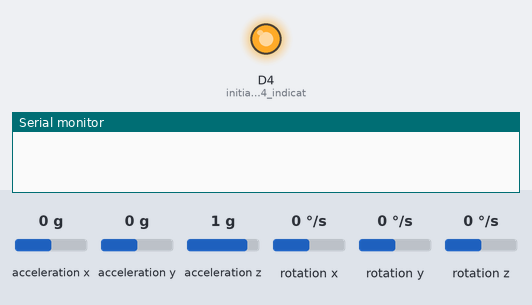
Bench run of a program on a simulated ESP8266 (NodeMCU). Parts: output pins drawn as LEDs (lit = HIGH), the last lines printed to the serial monitor. Inputs (shaded band) come from the test bench; at power-on: acceleration x 0 g, acceleration y 0 g, acceleration z 1 g, rotation x 0 °/s, rotation y 0 °/s, rotation z 0 °/s. WiFi joins after 1.5 s; servers stay silent unless stated; uploads are accepted with an empty reply.

Above: at 0.1 s.
At 8.2 s:
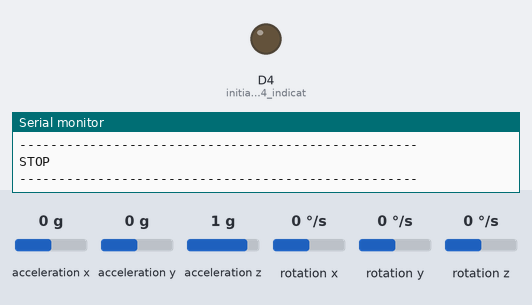
8.3 s: acceleration x set to -1.4 g
10.1 s: acceleration y set to -1.4 g
Timing chart, 0 to 13.1 s (numbered marks = the images above; inputs shaded):
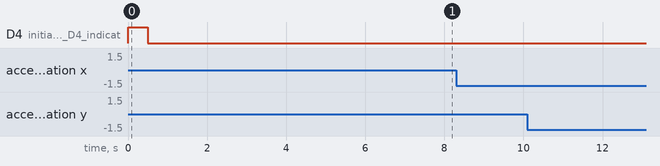

The program:

main.cpp
```cpp
#include <Arduino.h>
#include <Wire.h>
#include <ESP8266WiFi.h>
#include "I2Cdev.h"  //For communicate with MPU6050
#include "MPU6050.h" //The main library of the MPU6050

/* Define WiFi Credentials */
const char *ssid = "ESP-APUYSTEREO";
const char *password = "12345678QWERTY";

//Define the object to access and cotrol the Gyro and Accelerometer (We don't use the Gyro data)
MPU6050 mpu;
int16_t ax, ay, az;
int16_t gx, gy, gz;

//Define packet for the direction (X axis and Y axis)
int data[2];

void indicatorDisconected()
{
  digitalWrite(D4, HIGH);
  delay(500);
  digitalWrite(D4, LOW);
  delay(500);
}

void indicatorConnected()
{
  digitalWrite(D4, HIGH);
  digitalWrite(D4, LOW);
}

void setup()
{
  Serial.begin(9600);
  Wire.begin();
  pinMode(D4, OUTPUT); //initialise the D4 indicator
  mpu.initialize();    //Initialise the MPU object

  // set the ESP8266 to be a WiFi-client
  WiFi.mode(WIFI_STA);
  WiFi.begin(ssid, password);

  while (WiFi.status() != WL_CONNECTED)
  {
    indicatorDisconected();
    Serial.println("...");
    delay(1000);
  }
  indicatorConnected();
  Serial.print("wifi connected ip = ");
  Serial.println(WiFi.localIP().toString());
  delay(5000);
}

void loop()
{
  //indicator connected
  indicatorConnected();
  // We now create a URI for the request. Something like /data/?sensor_reading=123
  String url = "/?direction=S";

  //With this function, the acceleration and gyro values of the axes are taken.
  //If you want to control the car axis differently, you can change the axis name in the map command.
  mpu.getMotion6(&ax, &ay, &az, &gx, &gy, &gz);

  //In two-way control, the X axis (data [0]) of the MPU6050 allows the robot to move forward and backward.
  //Y axis (data [0]) allows the robot to right and left turn.
  data[0] = map(ax, -17000, 17000, 300, 400); //Send X axis data
  data[1] = map(ay, -17000, 17000, 100, 200); //Send Y axis data
  Serial.print("data x = ");
  Serial.println(data[1]);
  Serial.print("data y = ");
  Serial.println(data[0]);

  if (data[0] > 380)
  {
    //forward car
    url = "/?direction=F";
    Serial.println("---------------------------------------------------");
    Serial.println("FORWARD");
    Serial.println("---------------------------------------------------");
  }

  if (data[0] < 310)
  {
    //backward car
    url = "/?direction=B";
    Serial.println("---------------------------------------------------");
    Serial.println("BACKWARD");
    Serial.println("---------------------------------------------------");
  }

  if (data[1] > 180)
  {
    //left car
    url = "/?direction=L";
    Serial.println("---------------------------------------------------");
    Serial.println("LEFT");
    Serial.println("---------------------------------------------------");
  }

  if (data[1] < 110)
  {
    //right car
    url = "/?direction=R";
    Serial.println("---------------------------------------------------");
    Serial.println("RIGHT");
    Serial.println("---------------------------------------------------");
  }

  if (data[0] > 330 && data[0] < 360 && data[1] > 130 && data[1] < 160)
  {
    //stop car
    url = "/?direction=S";
    Serial.println("---------------------------------------------------");
    Serial.println("STOP");
    Serial.println("---------------------------------------------------");
  }

  WiFiClient client;
  const char *host = "192.168.4.1"; //default IP address
  const int httpPort = 80;

  if (!client.connect(host, httpPort))
  {
    Serial.println("connection failed");
    indicatorDisconected();
    return;
  }

  // This will send the request to the server
  Serial.print("url query = ");
  Serial.println(url);
  client.print(String("GET ") + url + " HTTP/1.1\r\n" +
               "Host: " + host + "\r\n" +
               "Connection: close\r\n\r\n");
  unsigned long timeout = millis();
  while (client.available() == 0)
  {
    if (millis() - timeout > 5000)
    {
      Serial.println(">>> Client Timeout !");
      client.stop();
      return;
    }
  }
}
```
